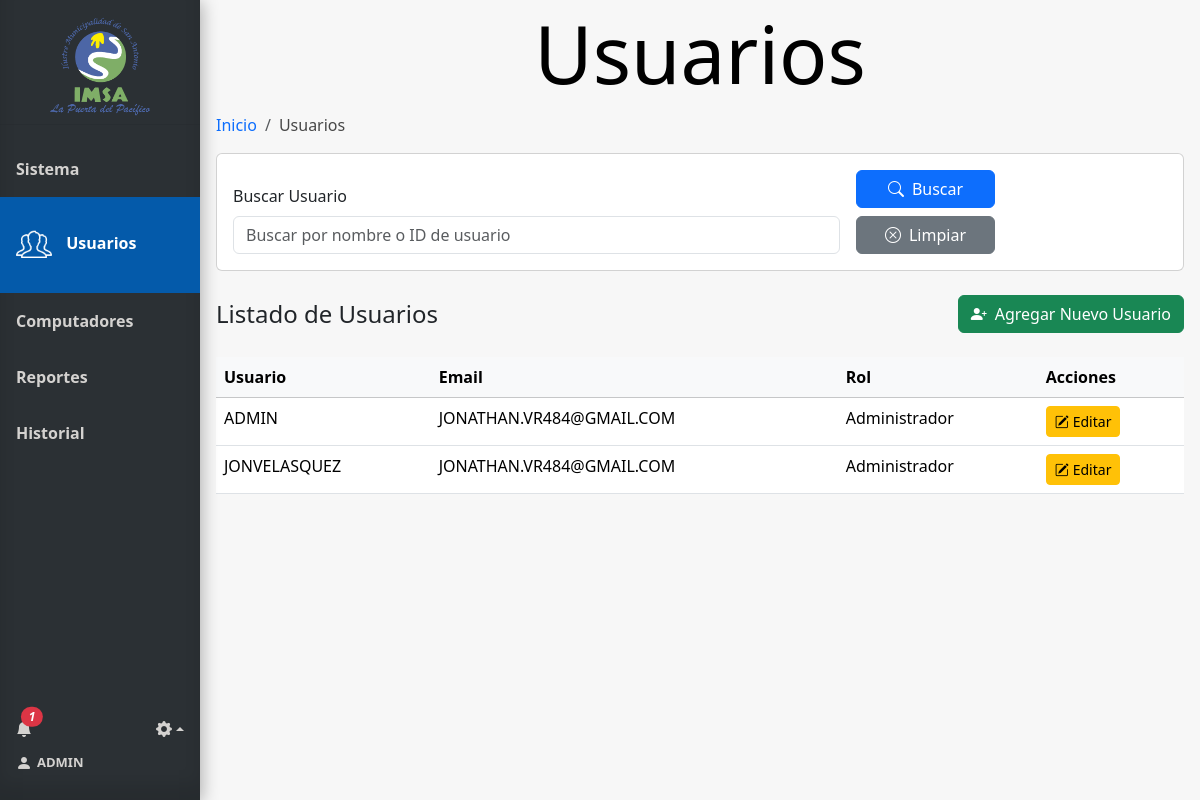
The app's page /usuarios (signed in), older data.
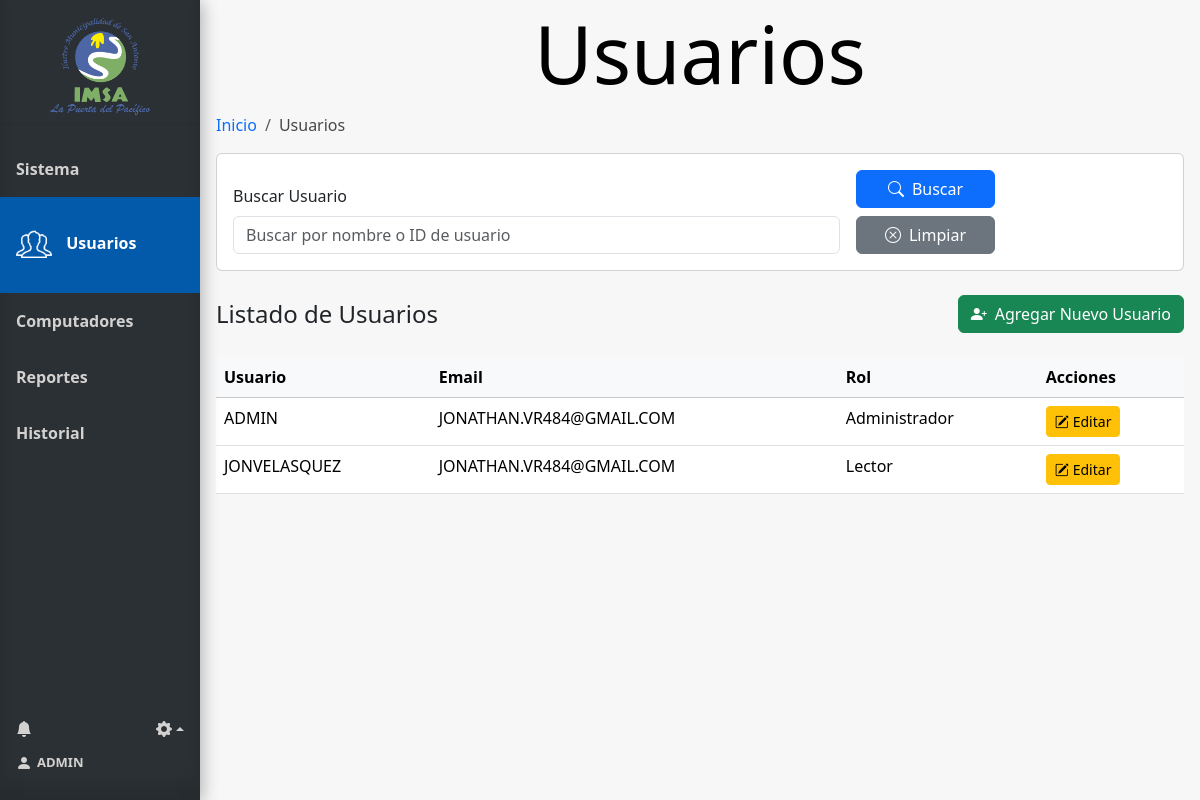
The same page, newer data.
### tables this page shows
CREATE TABLE Usuario (
    Id_usuario INTEGER PRIMARY KEY AUTOINCREMENT,
    Nombre_user VARCHAR(100),
    Email VARCHAR(100),
    Psw VARCHAR(100),
    id_tipo_usuario INTEGER,
    FOREIGN KEY (id_tipo_usuario) REFERENCES Tipo_usuario(id_tipo_usuario)
);

CREATE TABLE Tipo_usuario (
    id_tipo_usuario INTEGER PRIMARY KEY AUTOINCREMENT,
    nombre_tipo_usuario VARCHAR(100)
);

### app.py (the view)
@app.route('/usuarios', methods=['GET'])
@requiere_tipo_usuario(1)
@login_required
def usuarios():
    conn = get_db_connection()
    search_query = request.args.get('search', '')
    pcs = conn.execute("SELECT Id_pc, Nombre_pc FROM Pc").fetchall()
    tipo_usuario = conn.execute("SELECT id_tipo_usuario, nombre_tipo_usuario FROM Tipo_usuario").fetchall()
    form = CrearUsuarioForm()
    form.computador.choices = [(pc['Id_pc'], pc['Nombre_pc']) for pc in pcs]
    form.tipo_usuario.choices = [(tipo['id_tipo_usuario'], tipo['nombre_tipo_usuario']) for tipo in tipo_usuario]
    query = '''SELECT Usuario.Id_usuario, Usuario.Nombre_user, Usuario.Email, Usuario.id_tipo_usuario, Tipo_usuario.nombre_tipo_usuario
                FROM Usuario
                INNER JOIN Tipo_usuario ON Tipo_usuario.id_tipo_usuario = Usuario.id_tipo_usuario
                Where 1 = 1'''
    params = []
    if search_query:
        query += ' AND (Usuario.Nombre_user LIKE ?  OR Usuario.Id_usuario LIKE ?)'
        params.extend(['%' + search_query + '%', '%' + search_query + '%'])
    users = conn.execute(query, params).fetchall()
    conn.close()
    user = current_user
    num_notificaciones_totales = get_total_notifications(user.id)
    info_notificaciones = get_info_notifications(user.id)
    return render_template('usuarios.html', users=users, pcs=pcs, form=form, tipo_usuario=tipo_usuario,
                           user=user, num_notificaciones_totales=num_notificaciones_totales,
                           info_notificaciones=info_notificaciones)

### forms.py
class CrearUsuarioForm(FlaskForm):
    nombre_user = StringField('Nombre de usuario', validators=[DataRequired()])
    email_user = StringField('Correo electrónico', validators=[DataRequired(), Email()])
    psw = PasswordField('Contraseña', validators=[DataRequired()])
    psw_confirmar = PasswordField('Confirmar contraseña', validators=[DataRequired(), EqualTo('psw', message='Las contraseñas deben coincidir')])
    computador = SelectField('Computador', coerce=int, validators=[DataRequired()])
    tipo_usuario = SelectField('Tipo de usuario', coerce=int, validators=[DataRequired()])

### app.py (called while the page is built)
@login_manager.user_loader
def load_user(user_id):
    return Usuario.get_by_id(user_id)

def get_db_connection():
    conn = sqlite3.connect('database.db')
    conn.row_factory = sqlite3.Row
    return conn

def get_total_notifications(user_id):
    conn = get_db_connection()
    total_notifications = conn.execute(
        'SELECT COUNT(*) FROM Notificaciones WHERE id_usuario = ?  AND leido = false',
        (user_id,)
    ).fetchone()[0]
    conn.close()
    return total_notifications

### model.py (called while the page is built)
def get_db_connection():
    conn = sqlite3.connect('database.db')
    conn.row_factory = sqlite3.Row
    return conn

### templates/usuarios.html (shortened to what this page needs)
{% extends 'base.html' %}
{% block head %}
<link rel="stylesheet" href="{{ url_for('static', filename='css/style_usuarios.css') }}">
{% endblock %}
{% block content %}
<h1 class="block-effect" style="--td:0.3s">
    <div class="block-reveal" style="--bc: #2b3034; --d: 0.5s">Usuarios</div>
</h1>
{% block breadcrumb %}
    <nav aria-label="breadcrumb">
        <ol class="breadcrumb">
            <li class="breadcrumb-item"><a href="{{ url_for('index') }}">Inicio</a></li>
            <li class="breadcrumb-item active" aria-current="page">Usuarios</li>
        </ol>
    </nav>
{% endblock %}
<div class="card mb-4">
    <div class="card-body">
        <form method="get" action="{{ url_for('usuarios') }}" id="filtro-form" class="row g-3 align-items-end">
            <div class="col-md-8">
                <label for="search" class="form-label">Buscar Usuario</label>
                <input id="search" class="form-control" type="search" name="search"
                    placeholder="Buscar por nombre o ID de usuario" aria-label="Search"
                    value="{{ request.args.get('search', '') }}">
            </div>
            <div class="col-md-2">
                <button class="btn btn-primary w-100" type="submit">
                    <i class="bi bi-search me-2"></i>Buscar
                </button>
                <a class="btn btn-secondary w-100 mt-2" type="button" href="{{ url_for('usuarios') }}">
                    <i class="bi bi-x-circle me-2"></i>Limpiar
                </a>
            </div>
        </form>
    </div>
</div>
<div class="d-flex justify-content-between align-items-center mb-4">
    <h2 class="h4 mb-0">Listado de Usuarios</h2>
    <button class="btn btn-success" data-bs-toggle="modal" data-bs-target="#ModalAgregarUsuario">
        <i class="bi bi-person-plus-fill me-2"></i>Agregar Nuevo Usuario
    </button>
</div>
{% if users %}
<div class="table-responsive">
    <table class="table table-hover">
        <thead class="table-light">
            <tr>
                <th>Usuario</th>
                <th>Email</th>
                <th>Rol</th>
                <th>Acciones</th>
            </tr>
        </thead>
        <tbody>
            {% for row in users %}
            <tr>
                <td>{{ row['Nombre_user'] }}</td>
                <td>{{ row['email'] }}</td>
                <td>{{ row['nombre_tipo_usuario'] }}</td>
                <td>
                    <a href="{{ url_for('editar_usuario', id=row['Id_usuario']) }}" class="btn btn-sm btn-warning">
                        <i class="bi bi-pencil-square me-1"></i>Editar
                    </a>
                </td>
            </tr>
            {% endfor %}
        </tbody>
    </table>
</div>
{% else %}
<div class="alert alert-info" role="alert">
    <i class="bi bi-info-circle me-2"></i>No se encontraron registros de usuarios.
</div>
{% endif %}
{% endblock %}

### templates/base.html (shortened to what this page needs)
<!doctype html>
<html lang="es">
<head>
  {% block head %} {% endblock %}
  <link rel="stylesheet" href="{{ url_for('static', filename='css/style_base.css') }}">
  <link href="https://cdn.jsdelivr.net/npm/bootstrap@5.3.3/dist/css/bootstrap.min.css" rel="stylesheet"
>
  <link href="https://cdn.jsdelivr.net/npm/bootstrap-icons/font/bootstrap-icons.css" rel="stylesheet">
</head>
<body>
  <div class="sidebar" style="display: flex; flex-direction: column; height: 100vh;">
    <div class="tituloMenu">
      <img src="{{ url_for('static', filename='img/logo.png') }}" alt="Logo-IMSA" width="100px">
    </div>
    <hr>
    <a href="{{ url_for('index') }}" class="slide_right {% if request.endpoint == 'index' %}active{% endif %}">
      <b id="menu-link">Sistema</b>
    </a>
    {% if session['id_tipo_usuario'] == 1 %}
    <a href="{{ url_for('usuarios') }}" class="slide_right {% if request.endpoint == 'usuarios' %}active{% endif %}">
      <img id="icon-usuarios" class="menu-icon {% if request.endpoint == 'usuarios' %}show{% endif %}"
        src="{{ url_for('static', filename='img/icon-usuarios.png') }}" alt="icon-Usuarios">
      <b id="menu-link">Usuarios</b>
    </a>
    {% endif %}
    <a href="{{ url_for('computadores') }}"
      class="slide_right {% if request.endpoint == 'computadores' %}active{% endif %}">
      <b id="menu-link">Computadores</b>
    </a>
    {% if session['id_tipo_usuario'] == 1 %}
    <a href="{{ url_for('reportes') }}" class="slide_right {% if request.endpoint == 'reportes' %}active{% endif %}">
      <b id="menu-link">Reportes</b>
      {% endif %}
    </a>
    <a href="{{ url_for('historial') }}" class="slide_right {% if request.endpoint == 'historial' %}active{% endif %}">
      <b id="menu-link">Historial</b>
    </a>
    <div class="menuAbajo">
      <div class="ajuste_notificacion">
        <div class="notificacion">
          <a href="#" class="icon me-3" data-bs-toggle="modal" data-bs-target="#ModalNotifiaciones">
            <i class="bi bi-bell-fill position-relative">
              {% if num_notificaciones_totales > 0 %}
              <span class="position-absolute top-0 start-100 translate-middle badge rounded-pill bg-danger">
                {{ num_notificaciones_totales }}
              </span>
              {% endif %}
            </i>
          </a>
        </div>
        <div class="ajustes btn-group dropup">
          <a href="" class="dropdown-toggle icon" data-bs-toggle="dropdown" aria-expanded="false">
            <i class="bi bi-gear-fill"></i></a>
        </div>
      </div>
      <div class="bodyCuenta">
        <a href="{{ url_for('cuenta') }}" id="cuenta">
          <i class="bi bi-person-fill" style="margin-right: 5px;"></i>
          <b style="font-size: small;"> {{ user.nombre_usuario}}</b>
        </a>
      </div>
    </div>
  </div>
  <div class="content">
    {% block content %}{% endblock %}
  </div>
</body>
</html>

Row changes from the older to the newer data that the page shows:
changed Usuario "JONVELASQUEZ": nombre_tipo_usuario "Administrador" → "Lector"
Text that changed along with them:
{{ num_notificaciones_totales }}: "1" → (not shown)
